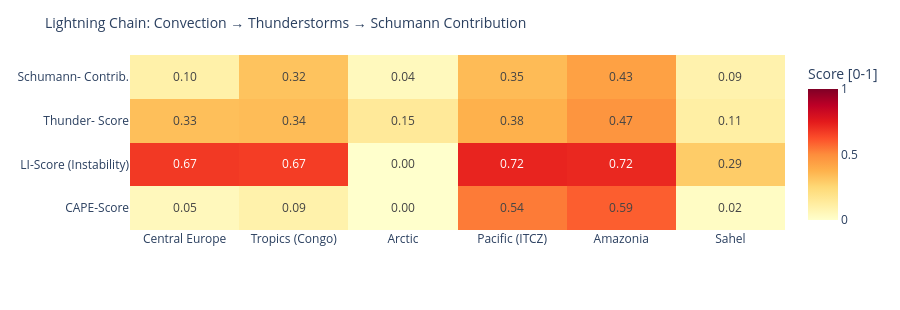

Notebook code for this chart:
### Code cell
# ============================================================
# LIGHTNING CHAIN: Convection → Thunderstorms → Schumann
# Shows the causal chain per measurement point as heatmap
# ============================================================

def cape_score(v):
    """CAPE → normalized score [0,1]"""
    if v is None or pd.isna(v): return 0.0
    return min(1.0, float(v) / 3000)

def li_score(v):
    """Lifted Index: negative = unstable → score [0,1]"""
    if v is None or pd.isna(v): return 0.3
    return min(1.0, max(0.0, (-float(v) + 6) / 12))

def cloud_score(v):
    if v is None or pd.isna(v): return 0.3
    return float(v) / 100

def thunder_score(row):
    """Kombinierter Gewitterwahrscheinlichkeits-Score
    CAPE + LI + Bedeckung + WMO-Gewitter + konvektiver Niederschlag (showers)
    Hinweis: X-Ray und Kp sind kein Bestandteil – nur geomagn./solarer Kontext.
    """
    cs = cape_score(row.get('cape'))
    ls = li_score(row.get('li'))
    cl = cloud_score(row.get('cloud'))
    t  = 1.0 if row.get('thunderstorm') else 0.0
    # Convective precipitation (showers) as additional indicator
    sh = min(1.0, (row.get('showers') or 0) / 5.0)
    return round(cs * 0.30 + ls * 0.25 + cl * 0.15 + t * 0.20 + sh * 0.10, 3)

def schumann_contribution(t_score, lat):
    """Schumann contribution: higher in tropics (±30°), scaled by thunderstorm score"""
    lat_weight = max(0.3, 1.0 - abs(lat) / 60)
    return round(t_score * lat_weight, 3)

df_atm['cape_score']   = df_atm.apply(lambda r: cape_score(r['cape']), axis=1)
df_atm['li_score']     = df_atm.apply(lambda r: li_score(r['li']),    axis=1)
df_atm['thunder_score']= df_atm.apply(lambda r: thunder_score(r.to_dict()), axis=1)
df_atm['schumann_contribution'] = df_atm.apply(
    lambda r: schumann_contribution(r['thunder_score'], r['lat']), axis=1)

metrics = ['cape_score', 'li_score', 'thunder_score', 'schumann_contribution']
labels  = ['CAPE-Score', 'LI-Score\n(Instability)', 'Thunder-\nScore', 'Schumann-\nContrib.']
z_data  = [df_atm[m].tolist() for m in metrics]

fig = go.Figure(go.Heatmap(
    z=z_data,
    x=df_atm['point'].tolist(),
    y=labels,
    colorscale='YlOrRd',
    zmin=0, zmax=1,
    text=[[f'{v:.2f}' for v in row] for row in z_data],
    texttemplate='%{text}', textfont=dict(size=12),
    colorbar=dict(title='Score [0-1]')
))
fig.update_layout(
    title=dict(text='Lightning Chain: Convection → Thunderstorms → Schumann Contribution', font=dict(size=14)),
    height=310,
    plot_bgcolor='rgba(0,0,0,0)', paper_bgcolor='rgba(0,0,0,0)',
    margin=dict(l=130, r=80, t=55, b=80)
)
fig.show()

### Figure 1 — Plotly figure (JSON) as saved in the notebook; plotly's stock layout.template omitted (floating-point values rounded to 4 significant figures)
{"data": [{"colorbar": {"title": {"text": "Score [0-1]"}}, "colorscale": [[0.0, "rgb(255,255,204)"], [0.125, "rgb(255,237,160)"], [0.25, "rgb(254,217,118)"], [0.375, "rgb(254,178,76)"], [0.5, "rgb(253,141,60)"], [0.625, "rgb(252,78,42)"], [0.75, "rgb(227,26,28)"], [0.875, "rgb(189,0,38)"], [1.0, "rgb(128,0,38)"]], "text": [["0.05", "0.09", "0.00", "0.54", "0.59", "0.02"], ["0.67", "0.67", "0.00", "0.72", "0.72", "0.29"], ["0.33", "0.34", "0.15", "0.38", "0.47", "0.11"], ["0.10", "0.32", "0.04", "0.35", "0.43", "0.09"]], "textfont": {"size": 12}, "texttemplate": "%{text}", "type": "heatmap", "x": ["Central Europe", "Tropics (Congo)", "Arctic", "Pacific (ITCZ)", "Amazonia", "Sahel"], "y": ["CAPE-Score", "LI-Score\n(Instability)", "Thunder-\nScore", "Schumann-\nContrib."], "z": [[0.04667, 0.09333, 0.0, 0.5367, 0.5933, 0.02333], [0.675, 0.6667, 0.0, 0.725, 0.7167, 0.2917], [0.333, 0.343, 0.147, 0.377, 0.473, 0.114], [0.1, 0.32, 0.044, 0.346, 0.434, 0.089]], "zmax": 1, "zmin": 0}], "layout": {"height": 310, "margin": {"b": 80, "l": 130, "r": 80, "t": 55}, "paper_bgcolor": "rgba(0,0,0,0)", "plot_bgcolor": "rgba(0,0,0,0)", "title": {"font": {"size": 14}, "text": "Lightning Chain: Convection → Thunderstorms → Schumann Contribution"}}}
